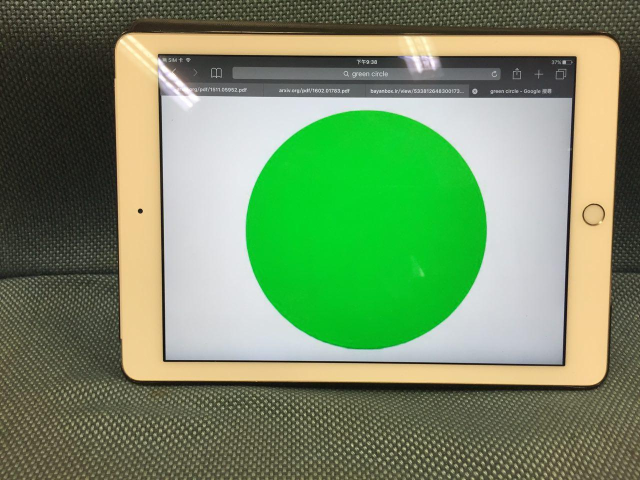
#> input picture Stage1/redgreen/green4.jpg, 1280 x 960 px (shown at 1/2 size)
$ python allrednumber.py   (older library calls are emulated)
#> lines starting #> are read from the running program, lines starting #| are printed output that depends on the picture; after the words box and inside, x2 and y2 are one past the last pixel; in counts of white or black regions, pixels touching at a corner belong together; long printed decimals are rounded
import cv2
import numpy as np

img = cv2.imread('redgreen/green4.jpg', cv2.CV_LOAD_IMAGE_UNCHANGED)
#> img is the input picture: shape (960, 1280, 3); mean B, G, R 100.8, 141.3, 116.4
# img = cv2.resize(img, (320, 240))
output = img.copy()

# [8 lines of commented-out code are left out]

gray = cv2.cvtColor(img, cv2.COLOR_BGR2GRAY)
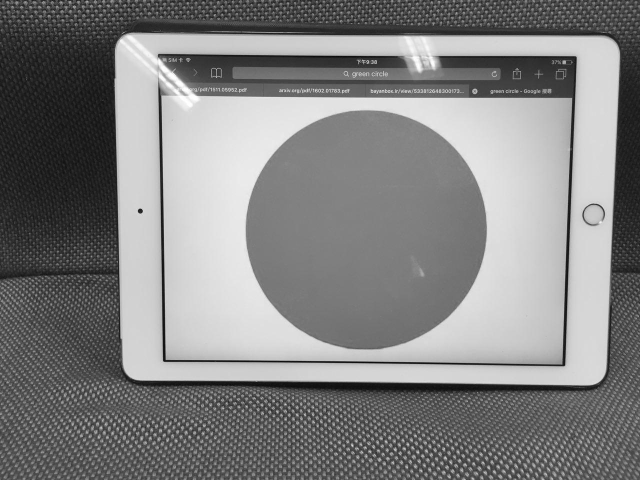
#> gray: shape (960, 1280) (shown at 1/2 size); min 3, max 255, mean 129.3
canny = cv2.Canny(gray, 100, 200, 3)
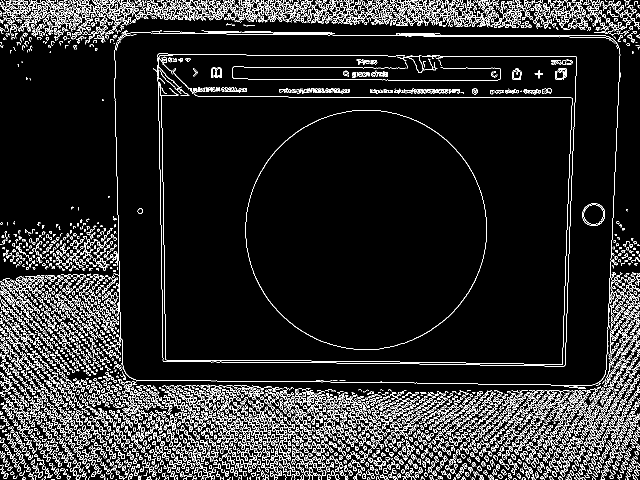
#> canny: shape (960, 1280) (shown at 1/2 size); 9.8% white in thin lines or dots

contours, hie = cv2.findContours(canny, cv2.cv.CV_RETR_LIST, cv2.cv.CV_CHAIN_APPROX_SIMPLE)
#> contours = 7301 contours, 5255 with area under 20; largest, box (x1, y1, x2, y2) and area: (491, 220, 974, 699) 181112, (491, 220, 974, 699) 180710, (1164, 407, 1210, 452) 1590, (1164, 407, 1210, 452) 1522, (151, 0, 229, 36) 224


good_contour = None
good_cen, good_r = None, None
goodness = 0

for con in contours:
    area = cv2.contourArea(con)
    if area < 10: continue
    cen, r = cv2.minEnclosingCircle(con)
    cen_area = np.pi * r * r
    rat = area / cen_area
    if rat > goodness and rat > 0.7:
        goodness = rat
        good_contour = con
        good_cen, good_r = cen, r
#> this loop made 7301 passes
#> (area, r, cen_area, rat, goodness, good_cen, good_r) on passes 99, 264, 267: (31.5, 3.61, 40.84, 0.771, 0.771, (533, 952), 3.61), (22, 2.92, 26.71, 0.824, 0.824, (463.5, 941.5), 2.92), (27, 3.16, 31.42, 0.859, 0.859, (355, 942), 3.16)
#> (area, cen, r, cen_area, rat) on passes 41, 43, 44, 51, 53: (23.5, (297, 956), 3.16, 31.42, 0.748), (24, (136.5, 954.8), 3.55, 39.57, 0.607), (26, (1204.8, 955.5), 3.58, 40.25, 0.646), (25.5, (772.5, 956), 4.61, 66.76, 0.382), (25, (710.2, 955.2), 3.37, 35.78, 0.699)
#> after the loop, good_cen = (732, 458.5); good_contour = contour of 670 points, box (x1, y1, x2, y2) (491, 220, 974, 699), area 181112; good_r = 241.7; goodness = 0.987

print(good_cen, good_r, goodness)
#| (731.971, 458.546) 241.736 0.9865

mask = np.zeros(img.shape).astype(np.float32)
cv2.drawContours(mask, [good_contour], -1, 1, cv2.cv.CV_FILLED)
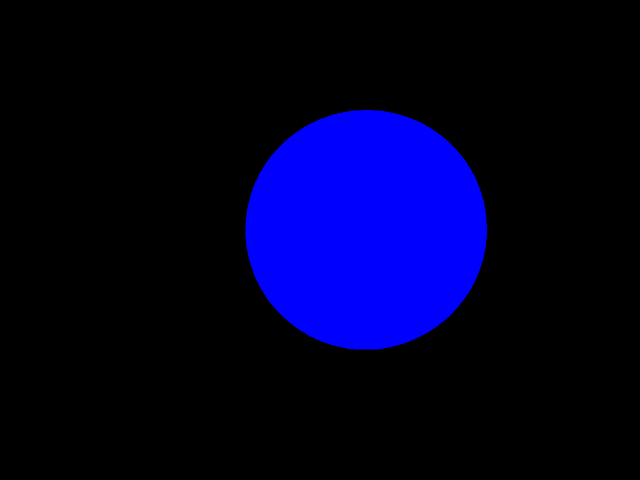
#> mask: shape (960, 1280, 3) float32 (shown at 1/2 size); mean of channels 0, 1, 2 0.148, 0, 0; drawn as B, G, R
mask = mask[:,:,0]
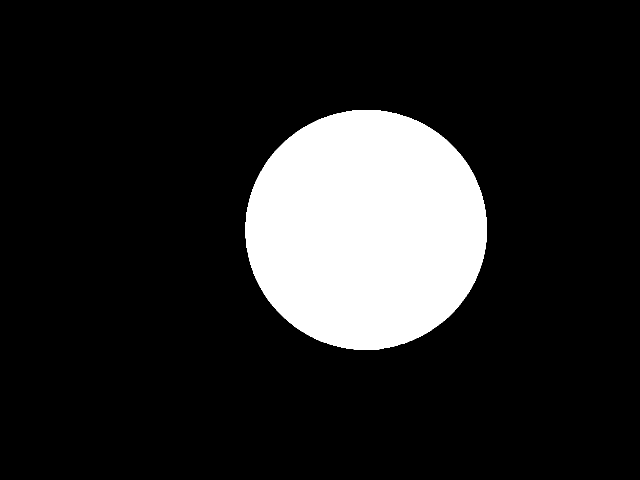
#> mask: shape (960, 1280) float32 (shown at 1/2 size); values 0 (black) and 1 (white), 14.8% white; 1 white region, box (x1, y1, x2, y2) and area: (491, 220, 974, 699) 181794
imgcir = (img * mask[:,:,np.newaxis]).astype(np.uint8)
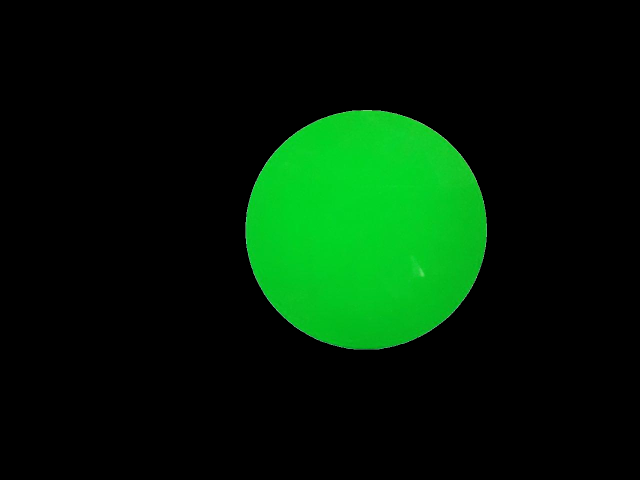
#> imgcir: shape (960, 1280, 3) (shown at 1/2 size); mean B, G, R 5.6, 30, 1

avg_color = np.sum(imgcir, (0, 1)) / np.sum(mask)
#> avg_color = [37.6, 202.7, 7.03]

cv2.drawContours(img, [good_contour], -1, avg_color/2, 5)
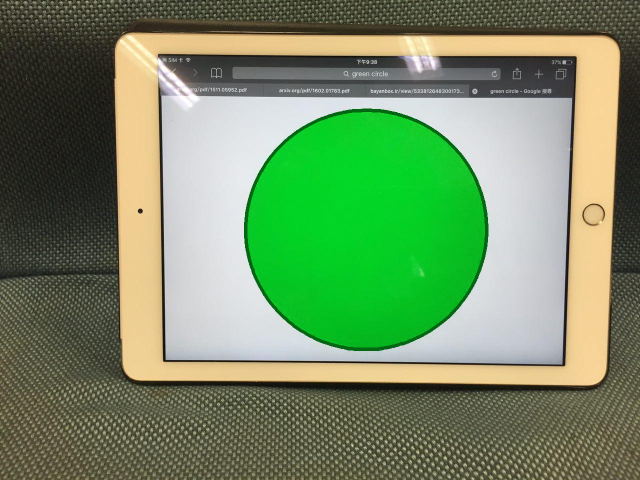
#> img: shape (960, 1280, 3) (shown at 1/2 size); 0.81% of pixels changed, all inside (x1, y1, x2, y2) = (488, 217, 977, 702)
cv2.imshow('img', img)
cv2.waitKey(0)


exit(0)
#> (the program exits here)

$ run again, with Stage1/redgreen/green1.jpg copied over Stage1/redgreen/green4.jpg
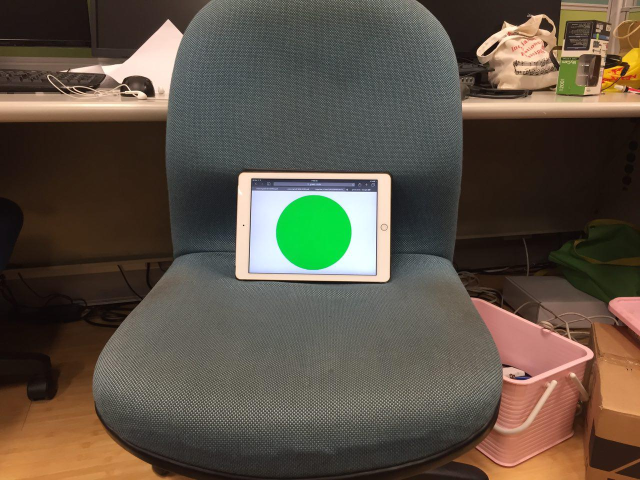
#> input picture Stage1/redgreen/green1.jpg, 1280 x 960 px (shown at 1/2 size)
#> img is the input picture: shape (960, 1280, 3); mean B, G, R 69.1, 82.3, 92.2
#> `canny = cv2.Canny(gray, 100, 200, 3)`:
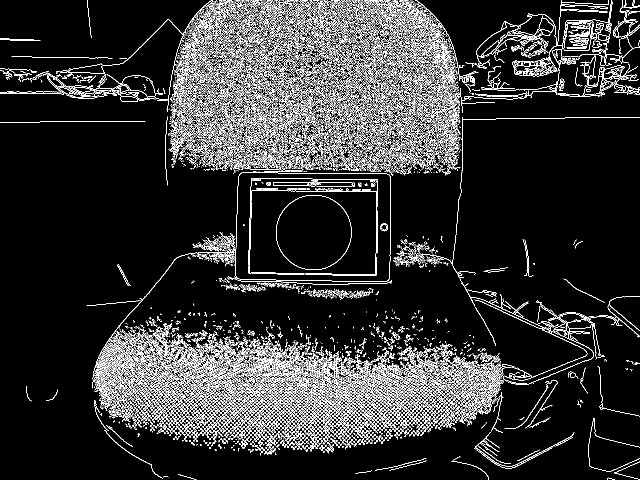
#> canny: shape (960, 1280) (shown at 1/2 size); 11.6% white in thin lines or dots
#> contours = 22284 contours, 21820 with area under 20; largest, box (x1, y1, x2, y2) and area: (469, 344, 784, 569) 65950, (470, 344, 782, 564) 65924, (552, 390, 704, 540) 17784, (552, 390, 704, 540) 17658, (953, 0, 1245, 151) 5360
#> the loop `for con in contours:` made 22284 passes
#> (area, r, cen_area, rat, goodness, good_cen, good_r) on pass 1684: (10, 2.06, 13.35, 0.749, 0.749, (628.5, 834), 2.06)
#> after the loop `for con in contours:`: good_cen = (627.1, 464.4); good_contour = contour of 212 points, box (x1, y1, x2, y2) (552, 390, 704, 540), area 17784; good_r = 76.16; goodness = 0.976
#| (627.130, 464.405) 76.156 0.9761
#> avg_color = [67.96, 220.1, 7.37]
#> `cv2.drawContours(img, [good_contour], -1, avg_color/2, 5)`:
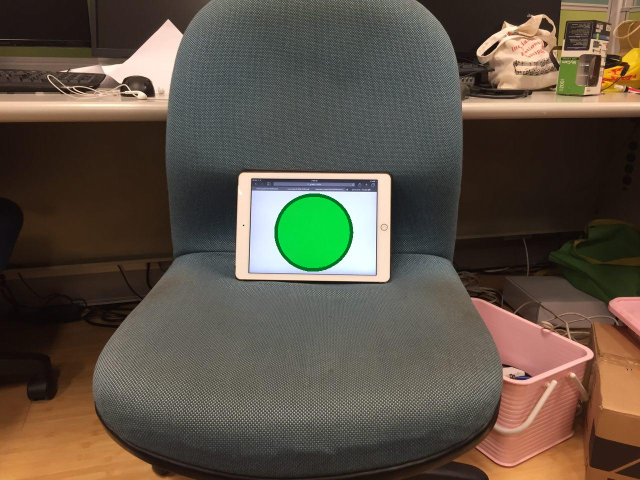
#> img: shape (960, 1280, 3) (shown at 1/2 size); 0.25% of pixels changed, all inside (x1, y1, x2, y2) = (549, 387, 707, 543)

$ run again, with Stage1/redgreen/green2.jpg copied over Stage1/redgreen/green4.jpg
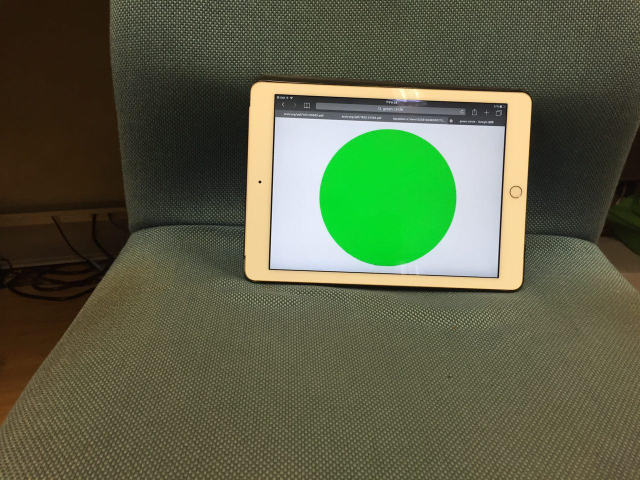
#> input picture Stage1/redgreen/green2.jpg, 1280 x 960 px (shown at 1/2 size)
#> img is the input picture: shape (960, 1280, 3); mean B, G, R 68.9, 95.5, 89.5
#> `canny = cv2.Canny(gray, 100, 200, 3)`:
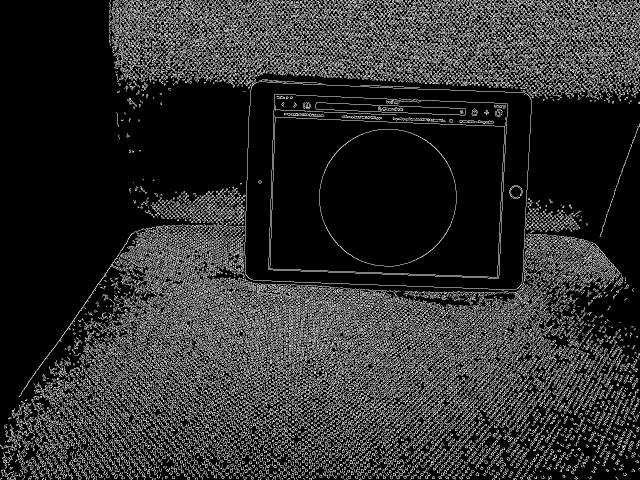
#> canny: shape (960, 1280) (shown at 1/2 size); 17.7% white in thin lines or dots
#> contours = 21108 contours, 20056 with area under 20; largest, box (x1, y1, x2, y2) and area: (489, 155, 1064, 580) 221152, (489, 163, 1064, 580) 221094, (638, 258, 913, 533) 58950, (638, 258, 913, 533) 58722, (631, 205, 932, 231) 3977
#> the loop `for con in contours:` made 21108 passes
#> (area, r, cen_area, rat, goodness, good_cen, good_r) on pass 556: (20, 2.8, 24.55, 0.815, 0.815, (457.5, 922.8), 2.8)
#> after the loop `for con in contours:`: good_cen = (775.5, 394.9); good_contour = contour of 378 points, box (x1, y1, x2, y2) (638, 258, 913, 533), area 58950; good_r = 137.9; goodness = 0.987
#| (775.518, 394.947) 137.865 0.9873
#> avg_color = [45.14, 216.1, 11.66]
#> `cv2.drawContours(img, [good_contour], -1, avg_color/2, 5)`:
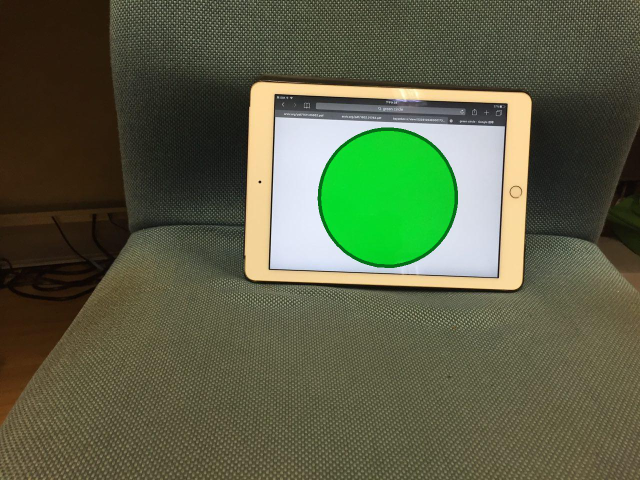
#> img: shape (960, 1280, 3) (shown at 1/2 size); 0.46% of pixels changed, all inside (x1, y1, x2, y2) = (635, 255, 916, 536)

$ run again, with Stage1/redgreen/green3.jpg copied over Stage1/redgreen/green4.jpg
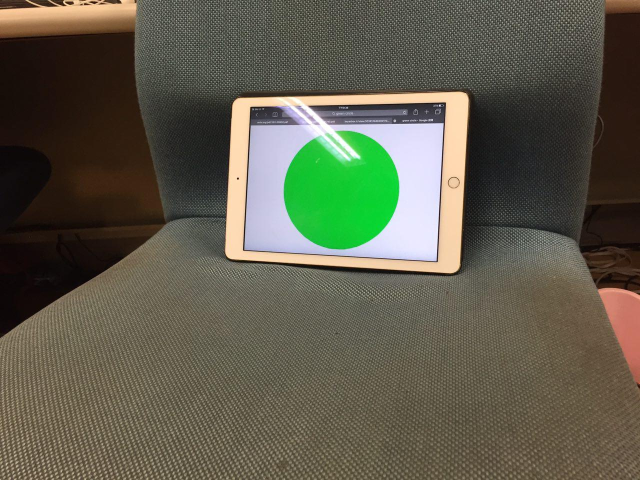
#> input picture Stage1/redgreen/green3.jpg, 1280 x 960 px (shown at 1/2 size)
#> img is the input picture: shape (960, 1280, 3); mean B, G, R 75.4, 91.9, 93.9
#> `canny = cv2.Canny(gray, 100, 200, 3)`:
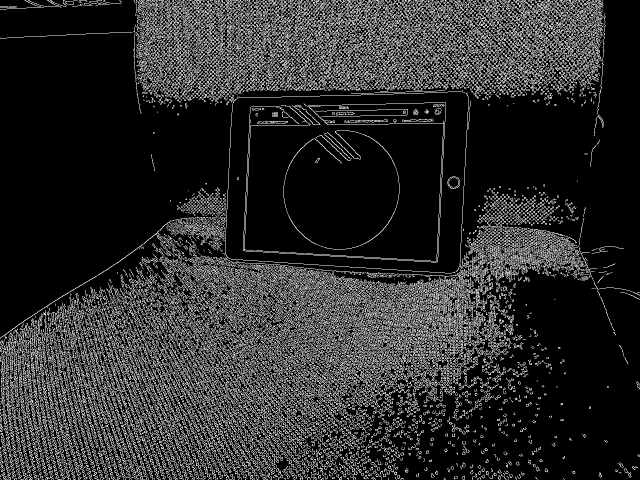
#> canny: shape (960, 1280) (shown at 1/2 size); 17.2% white in thin lines or dots
#> contours = 21673 contours, 20343 with area under 20; largest, box (x1, y1, x2, y2) and area: (435, 183, 938, 547) 161510, (450, 183, 938, 547) 161438, (567, 261, 799, 499) 41945, (567, 261, 799, 499) 41574, (895, 353, 920, 378) 462
#> the loop `for con in contours:` made 21673 passes
#> (area, r, cen_area, rat, goodness, good_cen, good_r) on passes 120, 134: (12.5, 2.24, 15.71, 0.796, 0.796, (382, 951), 2.24), (14, 2.24, 15.71, 0.891, 0.891, (463, 950), 2.24)
#> after the loop `for con in contours:`: good_cen = (682.2, 379.4); good_contour = contour of 414 points, box (x1, y1, x2, y2) (567, 261, 799, 499), area 41945; good_r = 120.2; goodness = 0.925
#| (682.224, 379.440) 120.168 0.9246
#> avg_color = [60.46, 204, 28.77]
#> `cv2.drawContours(img, [good_contour], -1, avg_color/2, 5)`:
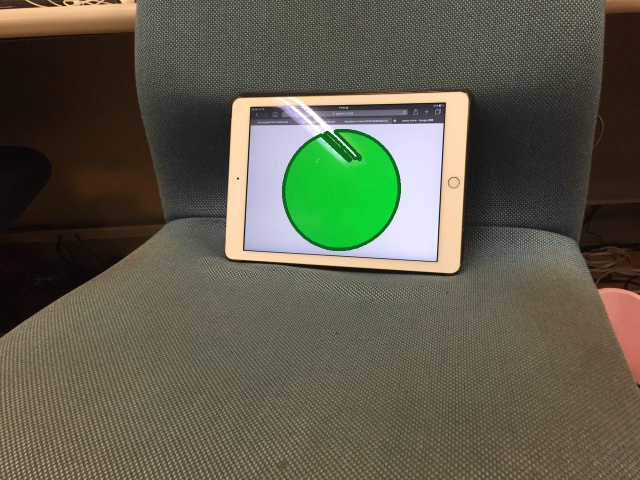
#> img: shape (960, 1280, 3) (shown at 1/2 size); 0.54% of pixels changed, all inside (x1, y1, x2, y2) = (564, 258, 802, 502)
